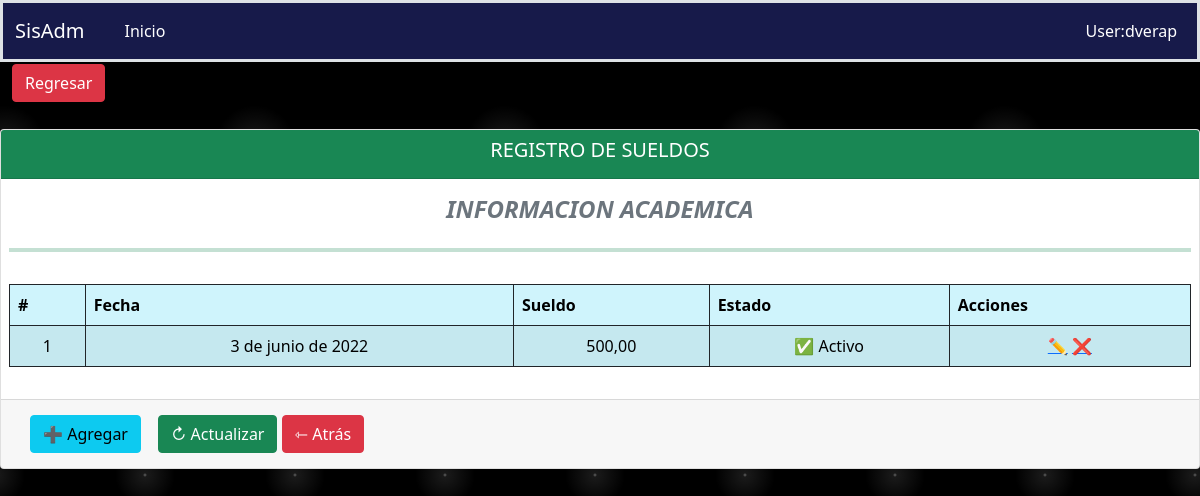
Page /fichaPersonal/registroSueldo/1/ on the committed database.
### aplicaciones/ficha_personal/models.py (models this page shows, shortened)
class Sueldo(models.Model):
    empleado = models.ForeignKey(Empleado, on_delete=models.PROTECT, blank=True, null=True)
    fecha = models.DateField(blank=True, null=True, auto_now=False)
    sueldo = models.DecimalField(default=0.00, max_digits=9, decimal_places=2, verbose_name='Sueldo')
    estado = models.BooleanField(default=True)
    class Meta:
        verbose_name = "Sueldo"
        verbose_name_plural = "Sueldos"
        ordering = ('id',)

### aplicaciones/ficha_personal/views/Sueldo/views.py (the view)
# urls.py: path('registroSueldo/<int:pk>/', RegistroSueldoListView.as_view(), name='registroSueldo'),
class RegistroSueldoListView(ListView):
    template_name = "Sueldo/registroSueldo.html"
    model = Sueldo
    context_object_name = 'sueldos'
    paginate_by = 3
    def get_queryset(self):
        return self.model.objects.filter(empleado__id=self.kwargs['pk'])
    def get_context_data(self, **kwargs):
        context = super().get_context_data(**kwargs)
        context['url_anterior'] = '/fichaPersonal/sueldo'
        context['listar_url']= '/fichaPersonal/registroSueldo'
        context['crear_url'] = '/fichaPersonal/crearSueldo/'
        context['titulo'] = 'REGISTRO DE SUELDOS'
        context['query'] = self.request.GET.get("query") or ""
        return context

### aplicaciones/ficha_personal/templates/Sueldo/registroSueldo.html
{% extends 'boton_agr_reg.html' %}
{% load static %}
{% block controls %}
    <h4 class="fw-bold fst-italic text-secondary text-center">INFORMACION ACADEMICA</h4>
    <hr class="bg-success border-4 border-top border-success">
    <table class="table table-info table-striped table-bordered border-dark">
    {% block columns %}
        <thead>
            <tr>
              <th scope="col">#</th>
              <th scope="col">Fecha</th>
              <th scope="col">Sueldo</th>
              <th scope="col">Estado</th>
              <th scope="col">Acciones</th>
            </tr>
          </thead>
    {% endblock %}
    {% block rows %}
        {% for sue in sueldos %}
            <tbody>
                <tr class="align-middle table-info table-bordered border-dark text-center">
                    <td>{{ forloop.counter}}</td>
                    <td>{{ sue.fecha }}</td>
                    <td>{{ sue.sueldo }}</td>
                    <td>{% if sue.estado %}
                            ✅ Activo
                        {% else %}
                            🚫 Anulada
                        {% endif %}
                    <td class="acciones">
                        <a href="{% url 'ficha_Personal:actualizarSueldo' sue.id %}">✏️</a>
                        <a href="{% url 'ficha_Personal:deleteSueldo' sue.id %}">❌</a>
                    </td>
                </tr>
            </tbody>
        {% endfor %}
    {% endblock %}
        </table>
{% endblock %}

### static/css/estilos.css (style rules this page uses)
body { background-color:black; background-image: radial-gradient(white, rgba(255,255,255,.2) 2px, transparent 40px), radial-gradient(white, rgba(255,255,255,.15) 1px, transparent 30px), radial-gradient(white, rgba(255,255,255,.1) 2px, transparent 40px), radial-gradient(rgba(255,255,255,.4), rgba(255,255,255,.1) 2px, transparent 30px); background-size: 550px 550px, 350px 350px, 250px 250px, 150px 150px; background-position: 0 0, 40px 60px, 130px 270px, 70px 100px; color: #171a4a; }

### rows in the picture
Sueldo: fecha "3 de junio de 2022", sueldo "500,00", estado "✅ Activo"

### other values in the picture
{{ titulo }} "REGISTRO DE SUELDOS"
